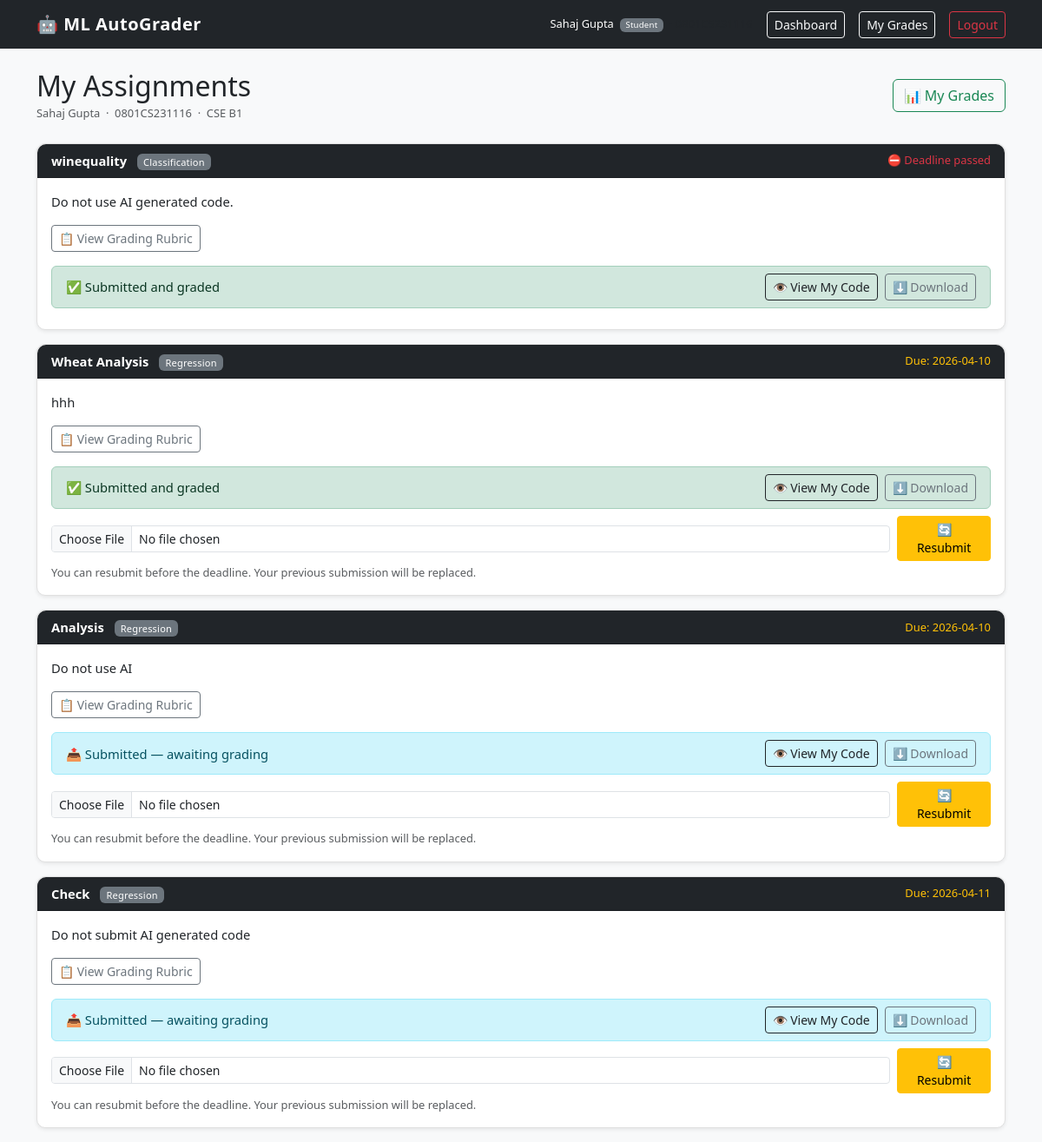
The app's page /student (signed in), older data.
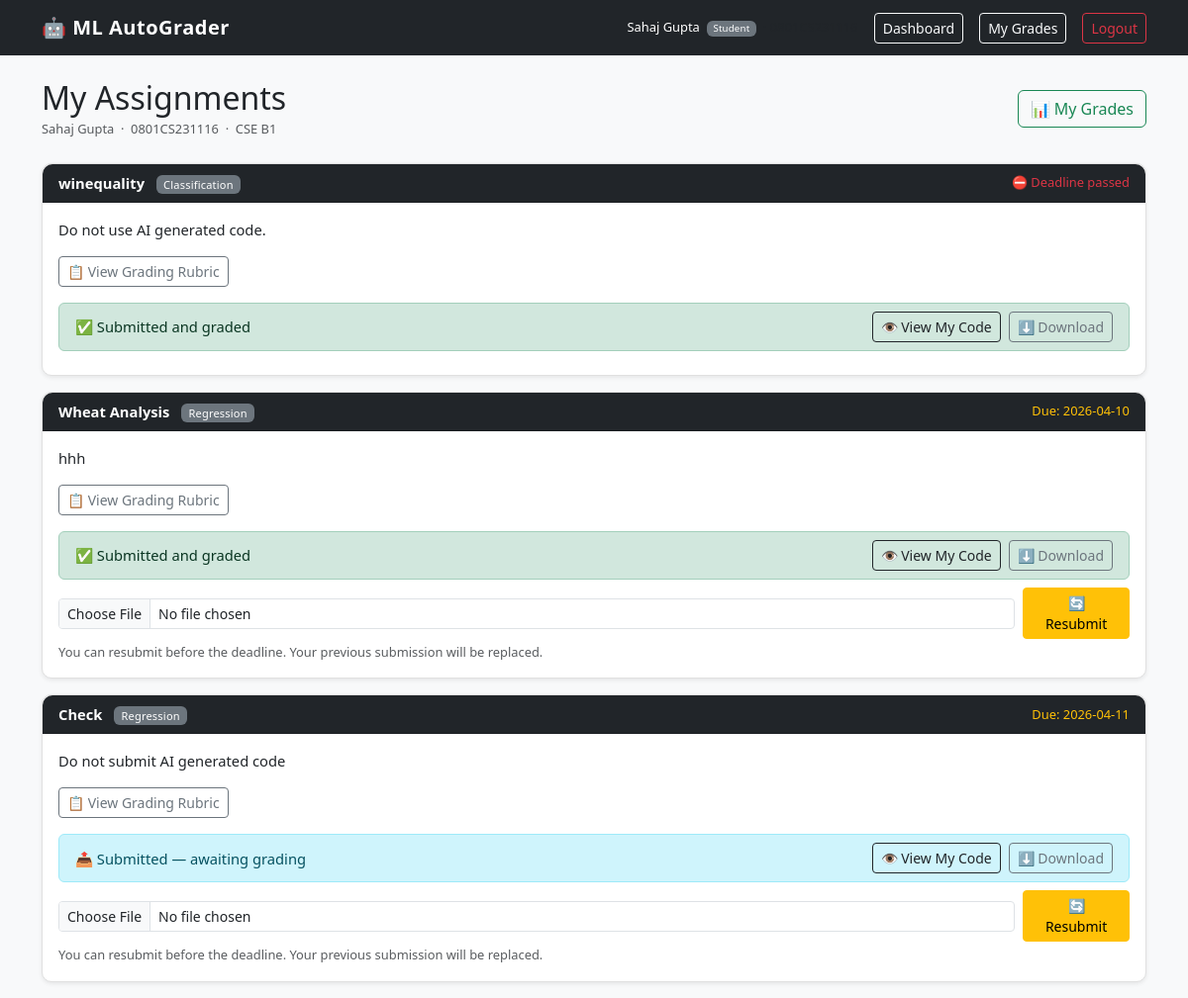
The same page, newer data.
### models.py (models this page shows, shortened)
class Assignment(db.Model):
    __tablename__ = "assignment"
    id           = db.Column(db.Integer, primary_key=True)
    title        = db.Column(db.String(200), nullable=False)
    description  = db.Column(db.Text,        nullable=False)
    due_date     = db.Column(db.String(50),  nullable=False)
    task_type    = db.Column(db.String(50),  nullable=False)
    rubric_json  = db.Column(db.Text, nullable=False)
    dataset_path = db.Column(db.String(300), nullable=True)
    teacher_id   = db.Column(db.Integer, db.ForeignKey("user.id"), nullable=False)
    grading_status = db.Column(db.String(30), default="pending")
    created_at   = db.Column(db.DateTime, default=datetime.utcnow)
    submissions = db.relationship(
        "Submission",
        backref="assignment",
        cascade="all, delete-orphan"
    )
    @property
    def rubric(self):
        return json.loads(self.rubric_json)
    @property
    def max_score(self):
        return sum(v["points"] for v in self.rubric.values())
    @property
    def is_past_deadline(self):
        try:
            due = datetime.strptime(self.due_date, "%Y-%m-%d")
            return datetime.utcnow() > due
        except ValueError:
            return False

### app.py (the view)
@app.route("/student")
@login_required
def student_dashboard():
    if current_user.role != "student":
        return "Access denied", 403
    assignments = Assignment.query.all()
    submissions = Submission.query.filter_by(student_id=current_user.id).all()
    sub_dict    = {s.assignment_id: s for s in submissions}
    return render_template(
        "student/dashboard.html",
        assignments = assignments,
        sub_dict    = sub_dict,
    )

### app.py (called while the page is built)
@login_manager.user_loader
def load_user(user_id):
    return User.query.get(int(user_id))

### templates/student/dashboard.html (shortened to what this page needs)
{% extends 'base.html' %}
{% block content %}
<div class="d-flex justify-content-between align-items-center mb-4">
    <div>
        <h2 class="mb-0">My Assignments</h2>
        <small class="text-muted">
            {{ current_user.name }} &nbsp;·&nbsp;
            {{ current_user.enrollment_no }} &nbsp;·&nbsp;
            {{ current_user.branch }} {{ current_user.batch }}
        </small>
    </div>
    <a href="{{ url_for('my_grades') }}" class="btn btn-outline-success">📊 My Grades</a>
</div>
{% if assignments %}
    {% for assignment in assignments %}
    {% set sub = sub_dict.get(assignment.id) %}
    <div class="card mb-3 shadow-sm">
        <div class="card-header bg-dark text-white d-flex justify-content-between align-items-center">
            <div>
                <strong>{{ assignment.title }}</strong>
                <span class="badge bg-secondary ms-2">{{ assignment.task_type }}</span>
            </div>
            <small class="{% if assignment.is_past_deadline %}text-danger{% else %}text-warning{% endif %}">
                {% if assignment.is_past_deadline %}⛔ Deadline passed{% else %}Due: {{ assignment.due_date }}{% endif %}
            </small>
        </div>
        <div class="card-body">
            <p class="mb-3">{{ assignment.description }}</p>
            <div class="mb-3">
                <button class="btn btn-outline-secondary btn-sm"
                        data-bs-toggle="collapse"
                        data-bs-target="#rubric-{{ assignment.id }}">
                    📋 View Grading Rubric
                </button>
            </div>
            {% if sub %}
                <div class="alert {% if sub.status == 'graded' %}alert-success{% else %}alert-info{% endif %} py-2 mb-2">
                    <div class="d-flex justify-content-between align-items-center flex-wrap gap-2">
                        <span>
                            {% if sub.status == 'graded' %}
                                ✅ Submitted and graded
                            {% else %}
                                📤 Submitted — awaiting grading
                            {% endif %}
                        </span>
                        <div class="d-flex gap-2">
                            <a href="{{ url_for('view_submission', sub_id=sub.id) }}"
                               class="btn btn-sm btn-outline-dark">👁 View My Code</a>
                            <a href="{{ url_for('download_submission', sub_id=sub.id) }}"
                               class="btn btn-sm btn-outline-secondary">⬇ Download</a>
                        </div>
                    </div>
                </div>
                {% if not assignment.is_past_deadline %}
                <form action="{{ url_for('submit_assignment', assign_id=assignment.id) }}"
                      method="POST" enctype="multipart/form-data"
                      class="d-flex align-items-center gap-2 mt-2">
                    <input type="file" name="notebook" class="form-control form-control-sm"
                           accept=".ipynb" required>
                    <button type="submit" class="btn btn-warning btn-sm px-3">🔄 Resubmit</button>
                </form>
                <small class="text-muted d-block mt-1">
                    You can resubmit before the deadline. Your previous submission will be replaced.
                </small>
                {% endif %}
            {% elif assignment.is_past_deadline %}
                <div class="alert alert-danger mb-0 py-2">
                    ⛔ Deadline has passed. Submission is closed.
                </div>
            {% endif %}
        </div>
    </div>
    {% endfor %}
{% else %}
<div class="text-center py-5 text-muted">
    <h5>No assignments posted yet.</h5>
    <p>Check back later.</p>
</div>
{% endif %}
{% endblock %}

Row changes from the older to the newer data that the page shows:
removed Assignment: title "Analysis", task_type "Regression", due_date "2026-04-10", description "Do not use AI", shows "📤 Submitted — awaiting grading"
